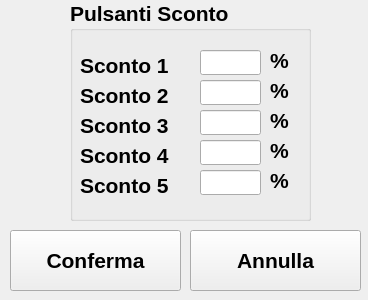
<?xml version="1.0" encoding="UTF-8"?>
<ui version="4.0">
 <class>formsconti</class>
 <widget class="QDialog" name="formsconti">
  <property name="geometry">
   <rect>
    <x>0</x>
    <y>0</y>
    <width>368</width>
    <height>300</height>
   </rect>
  </property>
  <property name="font">
   <font>
    <pointsize>16</pointsize>
    <weight>75</weight>
    <bold>true</bold>
   </font>
  </property>
  <property name="windowTitle">
   <string>Dialog</string>
  </property>
  <widget class="QGroupBox" name="groupBox">
   <property name="geometry">
    <rect>
     <x>70</x>
     <y>0</y>
     <width>241</width>
     <height>221</height>
    </rect>
   </property>
   <property name="title">
    <string>Pulsanti Sconto</string>
   </property>
   <widget class="QLabel" name="label">
    <property name="geometry">
     <rect>
      <x>10</x>
      <y>50</y>
      <width>121</width>
      <height>31</height>
     </rect>
    </property>
    <property name="text">
     <string>&lt;html&gt;&lt;head/&gt;&lt;body&gt;&lt;p&gt;Sconto 1&lt;/p&gt;&lt;/body&gt;&lt;/html&gt;</string>
    </property>
   </widget>
   <widget class="QLabel" name="label_2">
    <property name="geometry">
     <rect>
      <x>10</x>
      <y>80</y>
      <width>121</width>
      <height>31</height>
     </rect>
    </property>
    <property name="text">
     <string>Sconto 2</string>
    </property>
   </widget>
   <widget class="QLabel" name="label_3">
    <property name="geometry">
     <rect>
      <x>10</x>
      <y>110</y>
      <width>121</width>
      <height>31</height>
     </rect>
    </property>
    <property name="text">
     <string>Sconto 3</string>
    </property>
   </widget>
   <widget class="QLabel" name="label_4">
    <property name="geometry">
     <rect>
      <x>10</x>
      <y>140</y>
      <width>121</width>
      <height>31</height>
     </rect>
    </property>
    <property name="text">
     <string>Sconto 4</string>
    </property>
   </widget>
   <widget class="QLabel" name="label_5">
    <property name="geometry">
     <rect>
      <x>10</x>
      <y>170</y>
      <width>121</width>
      <height>31</height>
     </rect>
    </property>
    <property name="text">
     <string>Sconto 5</string>
    </property>
   </widget>
   <widget class="QLineEdit" name="sconto1">
    <property name="geometry">
     <rect>
      <x>130</x>
      <y>50</y>
      <width>61</width>
      <height>25</height>
     </rect>
    </property>
    <property name="text">
     <string/>
    </property>
   </widget>
   <widget class="QLineEdit" name="sconto2">
    <property name="geometry">
     <rect>
      <x>130</x>
      <y>80</y>
      <width>61</width>
      <height>25</height>
     </rect>
    </property>
    <property name="text">
     <string/>
    </property>
   </widget>
   <widget class="QLineEdit" name="sconto3">
    <property name="geometry">
     <rect>
      <x>130</x>
      <y>110</y>
      <width>61</width>
      <height>25</height>
     </rect>
    </property>
    <property name="text">
     <string/>
    </property>
   </widget>
   <widget class="QLineEdit" name="sconto4">
    <property name="geometry">
     <rect>
      <x>130</x>
      <y>140</y>
      <width>61</width>
      <height>25</height>
     </rect>
    </property>
    <property name="text">
     <string/>
    </property>
   </widget>
   <widget class="QLineEdit" name="sconto5">
    <property name="geometry">
     <rect>
      <x>130</x>
      <y>170</y>
      <width>61</width>
      <height>25</height>
     </rect>
    </property>
    <property name="text">
     <string/>
    </property>
   </widget>
   <widget class="QLabel" name="label_6">
    <property name="geometry">
     <rect>
      <x>200</x>
      <y>50</y>
      <width>21</width>
      <height>21</height>
     </rect>
    </property>
    <property name="text">
     <string>%</string>
    </property>
   </widget>
   <widget class="QLabel" name="label_7">
    <property name="geometry">
     <rect>
      <x>200</x>
      <y>80</y>
      <width>21</width>
      <height>21</height>
     </rect>
    </property>
    <property name="text">
     <string>%</string>
    </property>
   </widget>
   <widget class="QLabel" name="label_8">
    <property name="geometry">
     <rect>
      <x>200</x>
      <y>110</y>
      <width>21</width>
      <height>21</height>
     </rect>
    </property>
    <property name="text">
     <string>%</string>
    </property>
   </widget>
   <widget class="QLabel" name="label_9">
    <property name="geometry">
     <rect>
      <x>200</x>
      <y>140</y>
      <width>21</width>
      <height>21</height>
     </rect>
    </property>
    <property name="text">
     <string>%</string>
    </property>
   </widget>
   <widget class="QLabel" name="label_10">
    <property name="geometry">
     <rect>
      <x>200</x>
      <y>170</y>
      <width>21</width>
      <height>21</height>
     </rect>
    </property>
    <property name="text">
     <string>%</string>
    </property>
   </widget>
  </widget>
  <widget class="QPushButton" name="btnConferma">
   <property name="geometry">
    <rect>
     <x>10</x>
     <y>230</y>
     <width>171</width>
     <height>61</height>
    </rect>
   </property>
   <property name="text">
    <string>Conferma</string>
   </property>
   <property name="icon">
    <iconset resource="regcashresource.qrc">
     <normaloff>:/immagini/check.png</normaloff>:/immagini/check.png</iconset>
   </property>
   <property name="iconSize">
    <size>
     <width>48</width>
     <height>48</height>
    </size>
   </property>
   <property name="autoDefault">
    <bool>false</bool>
   </property>
  </widget>
  <widget class="QPushButton" name="btnAnnulla">
   <property name="geometry">
    <rect>
     <x>190</x>
     <y>230</y>
     <width>171</width>
     <height>61</height>
    </rect>
   </property>
   <property name="text">
    <string>Annulla</string>
   </property>
   <property name="icon">
    <iconset resource="regcashresource.qrc">
     <normaloff>:/immagini/close.png</normaloff>:/immagini/close.png</iconset>
   </property>
   <property name="iconSize">
    <size>
     <width>48</width>
     <height>48</height>
    </size>
   </property>
   <property name="autoDefault">
    <bool>false</bool>
   </property>
  </widget>
 </widget>
 <resources>
  <include location="regcashresource.qrc"/>
 </resources>
 <connections/>
</ui>
